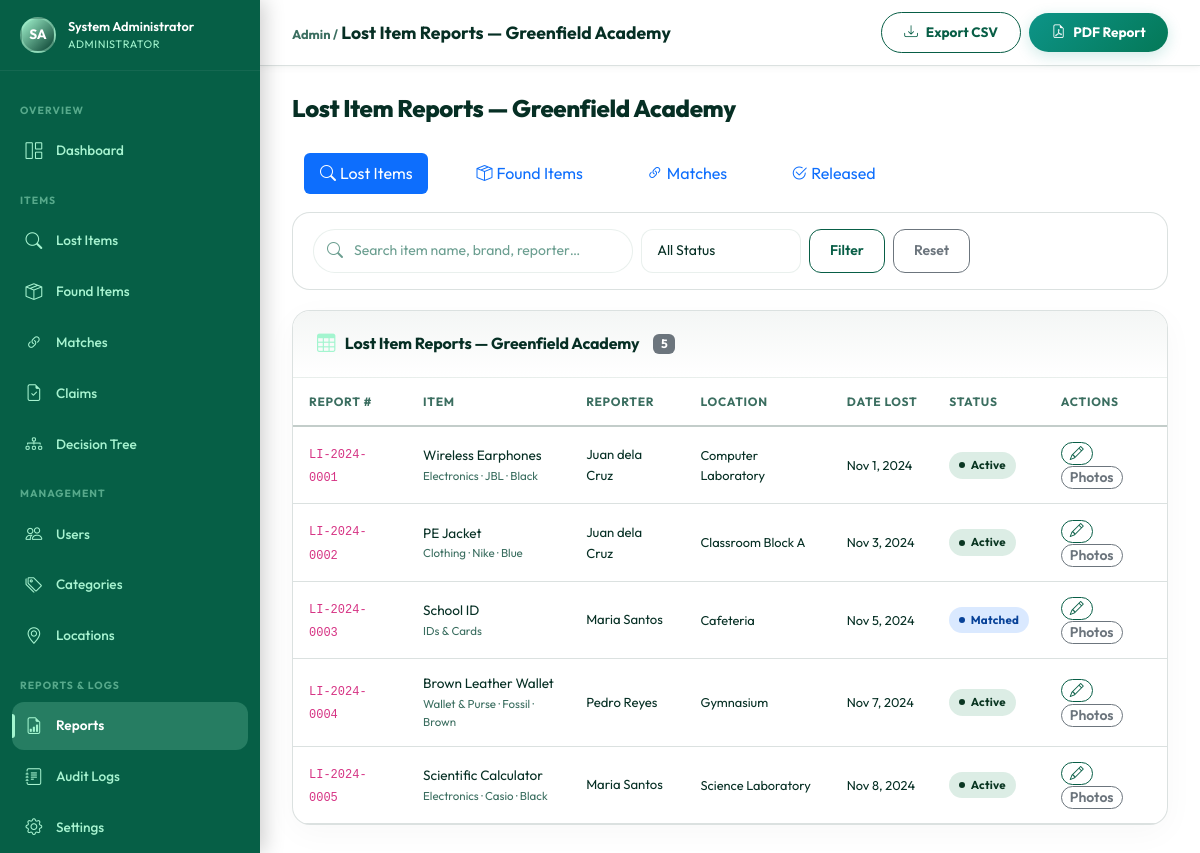
Screenshot of /admin/reports.php (signed in) with the database file from the repository.
### tables this page shows
CREATE TABLE IF NOT EXISTS `users` (
    `id`              INT UNSIGNED    NOT NULL AUTO_INCREMENT,
    `name`            VARCHAR(100)    NOT NULL,
    `email`           VARCHAR(150)    NOT NULL,
    `password`        VARCHAR(255)    NOT NULL,
    `role`            ENUM('admin','student','security') NOT NULL DEFAULT 'student',
    `student_id`      VARCHAR(50)     NULL DEFAULT NULL,
    `phone`           VARCHAR(20)     NULL DEFAULT NULL,
    `profile_photo`   VARCHAR(255)    NULL DEFAULT NULL,
    `status`          ENUM('active','inactive','suspended') NOT NULL DEFAULT 'active',
    `remember_token`  VARCHAR(100)    NULL DEFAULT NULL,
    `last_login`      DATETIME        NULL DEFAULT NULL,
    `created_at`      DATETIME        NOT NULL DEFAULT CURRENT_TIMESTAMP,
    `updated_at`      DATETIME        NOT NULL DEFAULT CURRENT_TIMESTAMP ON UPDATE CURRENT_TIMESTAMP,
    PRIMARY KEY (`id`),
    UNIQUE KEY `uq_email` (`email`),
    KEY `idx_role`   (`role`),
    KEY `idx_status` (`status`)
);

CREATE TABLE IF NOT EXISTS `settings` (
    `id`            INT UNSIGNED NOT NULL AUTO_INCREMENT,
    `setting_key`   VARCHAR(100) NOT NULL,
    `setting_value` TEXT         NULL DEFAULT NULL,
    `setting_type`  ENUM('text','number','boolean','json') NOT NULL DEFAULT 'text',
    `description`   VARCHAR(255) NULL DEFAULT NULL,
    `updated_at`    DATETIME     NOT NULL DEFAULT CURRENT_TIMESTAMP ON UPDATE CURRENT_TIMESTAMP,
    PRIMARY KEY (`id`),
    UNIQUE KEY `uq_setting_key` (`setting_key`)
);

CREATE TABLE IF NOT EXISTS `lost_items` (
    `id`            INT UNSIGNED NOT NULL AUTO_INCREMENT,
    `report_number` VARCHAR(20)  NOT NULL,
    `user_id`       INT UNSIGNED NOT NULL,
    `category_id`   INT UNSIGNED NOT NULL,
    `location_id`   INT UNSIGNED NOT NULL,
    `item_name`     VARCHAR(150) NOT NULL,
    `brand`         VARCHAR(100) NULL DEFAULT NULL,
    `color`         VARCHAR(50)  NULL DEFAULT NULL,
    `description`   TEXT         NULL DEFAULT NULL,
    `date_lost`     DATE         NOT NULL,
    `time_lost`     TIME         NULL DEFAULT NULL,
    `status`        ENUM('pending','active','matched','claimed','closed') NOT NULL DEFAULT 'pending',
    `admin_notes`   TEXT         NULL DEFAULT NULL,
    `created_at`    DATETIME     NOT NULL DEFAULT CURRENT_TIMESTAMP,
    `updated_at`    DATETIME     NOT NULL DEFAULT CURRENT_TIMESTAMP ON UPDATE CURRENT_TIMESTAMP,
    PRIMARY KEY (`id`),
    UNIQUE KEY `uq_report_number` (`report_number`),
    KEY `idx_user_id`   (`user_id`),
    KEY `idx_status`    (`status`),
    KEY `idx_date_lost` (`date_lost`),
    FULLTEXT KEY `ft_lost_search` (`item_name`,`brand`,`color`,`description`),
    CONSTRAINT `fk_lost_user`     FOREIGN KEY (`user_id`)     REFERENCES `users`(`id`)      ON DELETE CASCADE,
    CONSTRAINT `fk_lost_category` FOREIGN KEY (`category_id`) REFERENCES `categories`(`id`) ON DELETE RESTRICT,
    CONSTRAINT `fk_lost_location` FOREIGN KEY (`location_id`) REFERENCES `locations`(`id`)  ON DELETE RESTRICT
);

CREATE TABLE IF NOT EXISTS `categories` (
    `id`          INT UNSIGNED NOT NULL AUTO_INCREMENT,
    `name`        VARCHAR(100) NOT NULL,
    `description` TEXT         NULL DEFAULT NULL,
    `icon`        VARCHAR(50)  NOT NULL DEFAULT 'bi-tag',
    `color`       VARCHAR(20)  NOT NULL DEFAULT '#065F46',
    `status`      ENUM('active','inactive') NOT NULL DEFAULT 'active',
    `created_at`  DATETIME     NOT NULL DEFAULT CURRENT_TIMESTAMP,
    PRIMARY KEY (`id`),
    UNIQUE KEY `uq_name` (`name`),
    KEY `idx_status` (`status`)
);

CREATE TABLE IF NOT EXISTS `locations` (
    `id`          INT UNSIGNED NOT NULL AUTO_INCREMENT,
    `name`        VARCHAR(100) NOT NULL,
    `building`    VARCHAR(100) NULL DEFAULT NULL,
    `floor`       VARCHAR(50)  NULL DEFAULT NULL,
    `description` TEXT         NULL DEFAULT NULL,
    `status`      ENUM('active','inactive') NOT NULL DEFAULT 'active',
    `created_at`  DATETIME     NOT NULL DEFAULT CURRENT_TIMESTAMP,
    PRIMARY KEY (`id`),
    KEY `idx_status` (`status`)
);

### admin/reports.php (the view, shortened to what the rows shown need)
<?php
require_once __DIR__ . '/../config/database.php';
require_once __DIR__ . '/../includes/auth.php';
require_once __DIR__ . '/../includes/functions.php';
require_once __DIR__ . '/../includes/notifications.php';
$type   = sanitize($_GET['type']   ?? 'lost');
$search = sanitize($_GET['search'] ?? '');
$status = sanitize($_GET['status'] ?? '');
$page   = max(1, (int)($_GET['page'] ?? 1));
switch ($type) {
    default:
        $pageTitle = 'Lost Item Reports';
        $sql    = 'SELECT li.*, u.name AS reporter_name, c.name AS cat, l.name AS loc
                   FROM lost_items li
                   LEFT JOIN users u ON li.user_id=u.id LEFT JOIN categories c ON li.category_id=c.id
                   LEFT JOIN locations l ON li.location_id=l.id WHERE 1=1';
        $params = [];
        $sql .= ' ORDER BY li.created_at DESC';
        break;
}
$pager = paginate($sql, $params, $page);
include __DIR__ . '/../includes/header.php';
include __DIR__ . '/../includes/sidebar_admin.php';
?>
<div class="main-content">
  <div class="topbar">
    <div class="topbar-title"><span class="text-muted-sm">Admin /</span> <?= e($pageTitle) ?></div>
    <div class="topbar-actions">
      <a href="<?= BASE_URL ?>/reports/export_csv.php?type=<?= $type ?>&search=<?= urlencode($search) ?>&status=<?= urlencode($status) ?>" class="btn-export-csv">
      </a>
      <a href="<?= BASE_URL ?>/reports/pdf_report.php?type=<?= $type ?>" class="btn-pdf-report">
      </a>
    </div>
  </div>
  <div class="content-area">
    <div class="page-header">
      <div>
        <h1 class="page-title"><?= e($pageTitle) ?></h1>
      </div>
    </div>
    <div class="card">
      <div class="card-header">
        <span class="card-title">
          <i class="bi bi-table"></i> <?= e($pageTitle) ?>
          <span class="badge bg-secondary ms-1"><?= number_format($pager['total']) ?></span>
        </span>
      </div>
      <div class="card-body p-0">
        <div class="table-responsive">
          <?php if ($type === 'match'): ?>
          <table class="table table-hover mb-0">
            <thead><tr>
              <th>ID</th><th>Lost Item</th><th>Found Item</th><th>Score</th><th>Status</th><th>Date</th><th>Actions</th>
            </tr></thead>
            <tbody>
              <?php foreach ($pager['rows'] as $m): ?>
              <tr>
                <td style="font-size:.75rem;">#<?= $m['id'] ?></td>
                <td>
                  <div class="fw-600" style="font-size:.83rem;"><?= e($m['lost_name']) ?></div>
                  <code style="font-size:.7rem;"><?= e($m['lost_rn']) ?></code>
                </td>
                <td>
                  <div class="fw-600" style="font-size:.83rem;"><?= e($m['found_name']) ?></div>
                  <code style="font-size:.7rem;"><?= e($m['found_rn']) ?></code>
                </td>
                <td>
                  <div class="d-flex align-items-center gap-1">
                    <div style="background:var(--primary);height:6px;border-radius:3px;width:<?= min(100,$m['similarity_score']) ?>px;max-width:80px;"></div>
                    <strong style="font-size:.82rem;"><?= number_format($m['similarity_score'],1) ?>%</strong>
                  </div>
                </td>
                <td><?= statusBadge($m['status']) ?></td>
                <td style="font-size:.75rem;"><?= timeAgo($m['created_at']) ?></td>
                <td>
                  <?php if ($m['status'] === 'pending'): ?>
                  <div class="d-flex gap-1">
                    <form method="POST"><input type="hidden" name="action" value="approve_match"><?= csrfField() ?><input type="hidden" name="item_id" value="<?= $m['id'] ?>"><button class="btn btn-sm btn-success py-0 px-2"><i class="bi bi-check-lg"></i></button></form>
                    <form method="POST"><input type="hidden" name="action" value="reject_match"><?= csrfField() ?><input type="hidden" name="item_id" value="<?= $m['id'] ?>"><button class="btn btn-sm btn-outline-danger py-0 px-2"><i class="bi bi-x"></i></button></form>
                  </div>
                  <?php else: ?>
                  <span class="text-muted" style="font-size:.75rem;"><?= ucfirst($m['matched_by']) ?></span>
                  <?php endif; ?>
                </td>
              </tr>
              <?php endforeach; ?>
              <?php if (empty($pager['rows'])): ?>
              <tr><td colspan="7"><div class="empty-state py-3"><i class="bi bi-link-45deg"></i><h5>No matches found</h5></div></td></tr>
              <?php endif; ?>
            </tbody>
          </table>
          <?php else: ?>
          <table class="table table-hover mb-0">
            <thead><tr>
              <th>Report #</th><th>Item</th><th>Reporter</th><th>Location</th>
              <th>Date <?= $type==='lost'?'Lost':'Found' ?></th><th>Status</th><th>Actions</th>
            </tr></thead>
            <tbody>
              <?php foreach ($pager['rows'] as $item): ?>
              <tr>
                <td><code style="font-size:.75rem;"><?= e($item['report_number']) ?></code></td>
                <td>
                  <div class="fw-600" style="font-size:.85rem;"><?= e($item['item_name']) ?></div>
                  <div style="font-size:.72rem;color:var(--text-muted);">
                    <?= e($item['cat']) ?>
                    <?php if ($item['brand']): ?> · <?= e($item['brand']) ?><?php endif; ?>
                    <?php if ($item['color']): ?> · <?= e($item['color']) ?><?php endif; ?>
                  </div>
                </td>
                <td style="font-size:.82rem;"><?= e($item['reporter_name']) ?></td>
                <td style="font-size:.8rem;"><?= e($item['loc']) ?></td>
                <td style="font-size:.8rem;white-space:nowrap;">
                  <?= formatDate($type==='lost' ? $item['date_lost'] : $item['date_found']) ?>
                </td>
                <td><?= statusBadge($item['status']) ?></td>
                <td>
                  <button class="btn btn-sm btn-outline-primary py-0 px-2"
                          data-bs-toggle="modal" data-bs-target="#statusModal"
                          data-id="<?= $item['id'] ?>"
                          data-name="<?= e($item['item_name']) ?>"
                          data-status="<?= e($item['status']) ?>"
                          data-type="<?= $type ?>">
                    <i class="bi bi-pencil"></i>
                  </button>
                  <a href="<?= BASE_URL ?>/admin/photo_review.php?type=<?= $type ?>&item_id=<?= $item['id'] ?>" class="btn btn-sm btn-outline-secondary py-0 px-2">Photos</a>
                </td>
              </tr>
              <?php endforeach; ?>
            </tbody>
          </table>
          <?php endif; ?>
        </div>
      </div>
    </div>
  </div>
</div>
<?php include __DIR__ . '/../includes/footer.php'; ?>

### includes/sidebar_admin.php (shortened to what the rows shown need)
<?php
require_once __DIR__ . '/../includes/auth.php';
require_once __DIR__ . '/../includes/functions.php';
$u = currentUser();
?>
<nav class="sidebar" id="sidebar">
  <div class="sidebar-user">
    <div class="sidebar-avatar"><?= userInitials($u['name']) ?></div>
    <div>
      <div class="sidebar-user-name"><?= e($u['name']) ?></div>
      <div class="sidebar-user-role">Administrator</div>
    </div>
  </div>
</nav>

### includes/functions.php (shortened to what the rows shown need)
<?php
require_once __DIR__ . '/../config/database.php';
function e(mixed $val): string
{
    return htmlspecialchars((string)($val ?? ''), ENT_QUOTES | ENT_HTML5, 'UTF-8');
}
function sanitize(string $input): string
{
    return trim(strip_tags($input));
}
function paginate(string $sql, array $params, int $page, int $perPage = ITEMS_PER_PAGE): array
{
    $countSql = preg_replace('/SELECT\s.+?\sFROM/is', 'SELECT COUNT(*) AS total FROM', $sql);
    $countSql = preg_replace('/ORDER BY.+$/is', '', $countSql);
    $total    = (int)(db()->fetchOne($countSql, $params)['total'] ?? 0);
    $pages    = max(1, (int)ceil($total / $perPage));
    $page     = max(1, min($page, $pages));
    $offset   = ($page - 1) * $perPage;
    $rows = db()->fetchAll($sql . " LIMIT {$perPage} OFFSET {$offset}", $params);
    return [
        'rows'       => $rows,
        'total'      => $total,
        'page'       => $page,
        'pages'      => $pages,
        'per_page'   => $perPage,
        'from'       => $total === 0 ? 0 : $offset + 1,
        'to'         => min($offset + $perPage, $total),
    ];
}
function statusBadge(string $status): string
{
    $labels = [
        'pending'   => 'Pending',
        'active'    => 'Active',
        'matched'   => 'Matched',
        'claimed'   => 'Claimed',
        'closed'    => 'Closed',
        'approved'  => 'Approved',
        'rejected'  => 'Rejected',
        'released'  => 'Released',
        'confirmed' => 'Confirmed',
        'inactive'  => 'Inactive',
        'suspended' => 'Suspended',
    ];
    $label = $labels[$status] ?? ucfirst($status);
    return "<span class='badge-status badge-{$status}'>" . e($label) . "</span>";
}
function formatDate(string $date, string $format = 'M j, Y'): string
{
    return date($format, strtotime($date));
}
function getSetting(string $key, mixed $default = null): mixed
{
    static $cache = [];
    if (!isset($cache[$key])) {
        $row = db()->fetchOne('SELECT setting_value, setting_type FROM settings WHERE setting_key = ?', [$key]);
        $cache[$key] = match($row['setting_type']) {
            'number'  => (float)$row['setting_value'],
            'boolean' => (bool)(int)$row['setting_value'],
            'json'    => json_decode($row['setting_value'], true),
            default   => $row['setting_value'],
        };
    }
    return $cache[$key];
}

### rows the page displays
users: name "SA", name "System Administrator"
settings: setting_value "Lost Item Reports — Greenfield Academy"
lost_items: report_number "LI-2024-0001", item_name "Wireless Earphones", category.name "Electronics", brand "JBL", color "Black", user.name "Juan dela Cruz", location.name "Computer Laboratory", date_lost "Nov 1, 2024", status "Active"
lost_items: report_number "LI-2024-0002", item_name "PE Jacket", category.name "Clothing", brand "Nike", color "Blue", user.name "Juan dela Cruz", location.name "Classroom Block A", date_lost "Nov 3, 2024", status "Active"
lost_items: report_number "LI-2024-0003", item_name "School ID", category.name "IDs & Cards", user.name "Maria Santos", location.name "Cafeteria", date_lost "Nov 5, 2024", status "Matched"
lost_items: report_number "LI-2024-0004", item_name "Brown Leather Wallet", category.name "Wallet & Purse", brand "Fossil", color "Brown", user.name "Pedro Reyes", location.name "Gymnasium", date_lost "Nov 7, 2024", status "Active"
lost_items: report_number "LI-2024-0005", item_name "Scientific Calculator", category.name "Electronics", brand "Casio", color "Black", user.name "Maria Santos", location.name "Science Laboratory", date_lost "Nov 8, 2024", status "Active"

### other values shown
$label "Dashboard Lost Items Found Items Matches Claims Decision Tree Users Categories Locations Reports Audit Logs Settings"
$l "Lost Items"
$l "Found Items"
$l "Matches"
$l "Released"
$pager['total'] "5"
